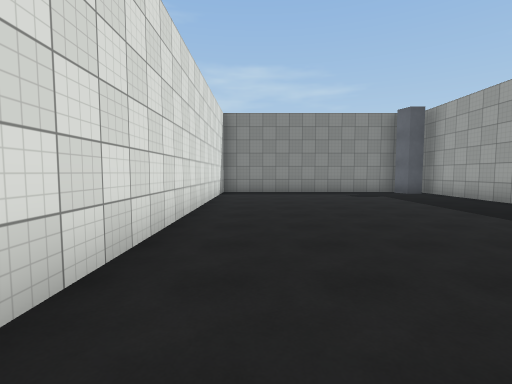
View 1 (above)

17 first-person views from a walk through a 3-D level made in the Unity game engine. The camera is 1.5 m above the floor, tilts 4° down and sees 85° across. The floor is counted in squares, 2 m on a side. Each view is taken from the middle of a square. On the plan, view 1 faces up. The plan holds only what a view shows up to about 10 squares ahead; the rest is blank. The player character is not drawn. Surface patterns are stand-ins for the level's own textures.

View 2
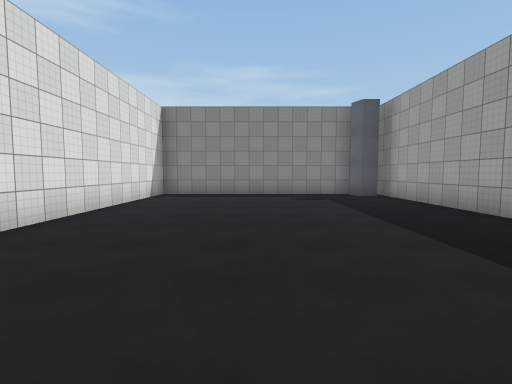

View 3
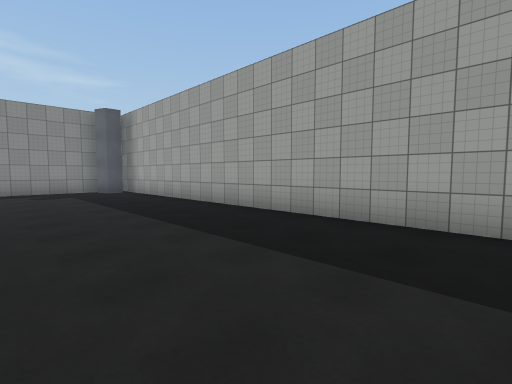

View 4
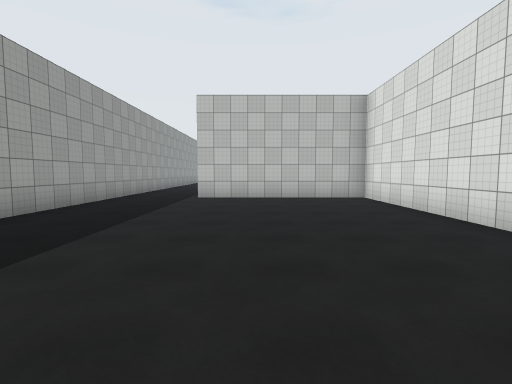

View 5
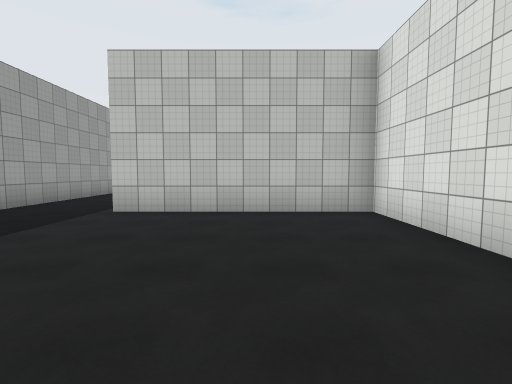

View 6
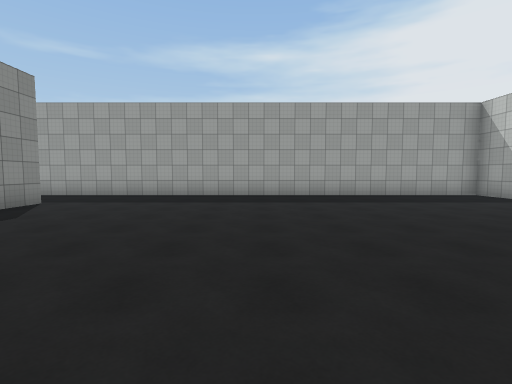

View 7
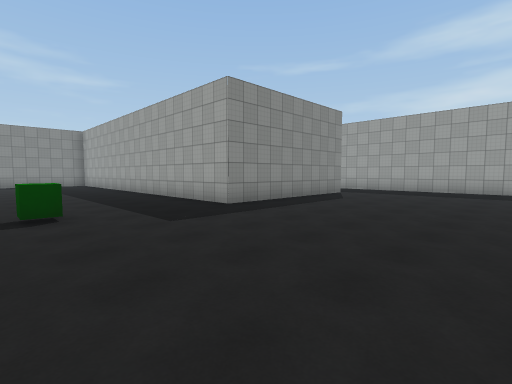

View 8
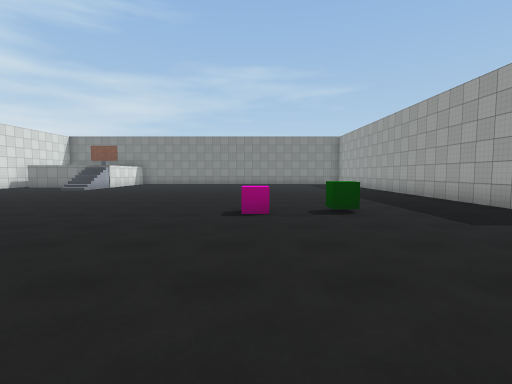

View 9
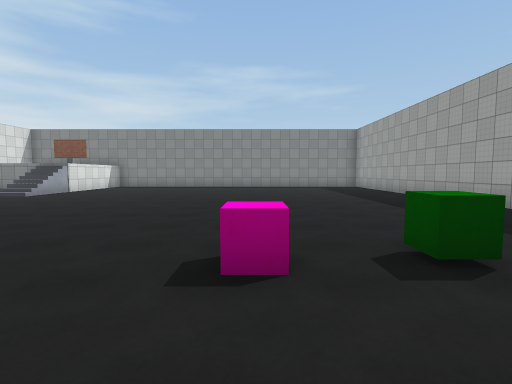

View 10
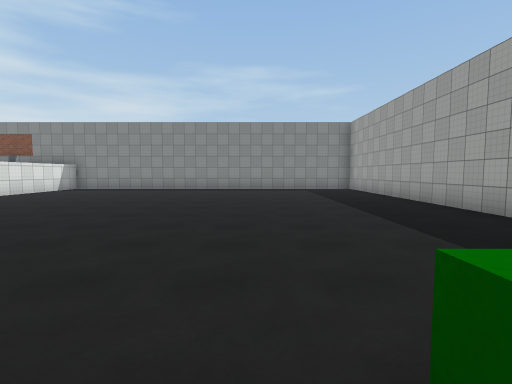

View 11
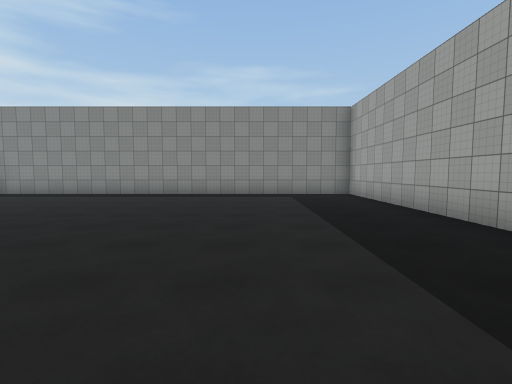

View 12
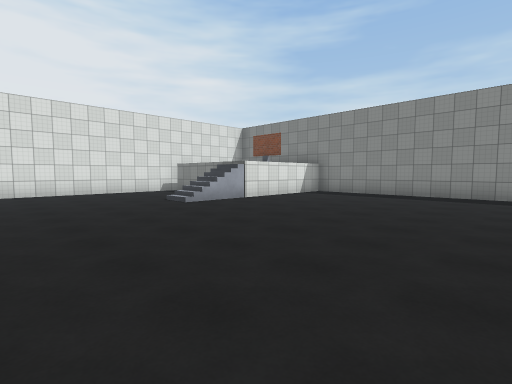

View 13
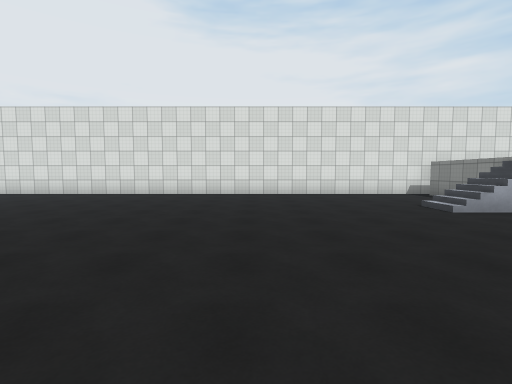

View 14
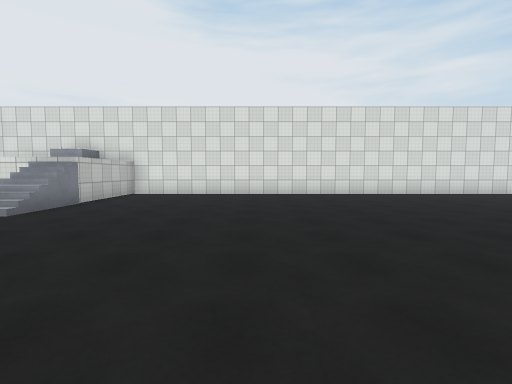

View 15
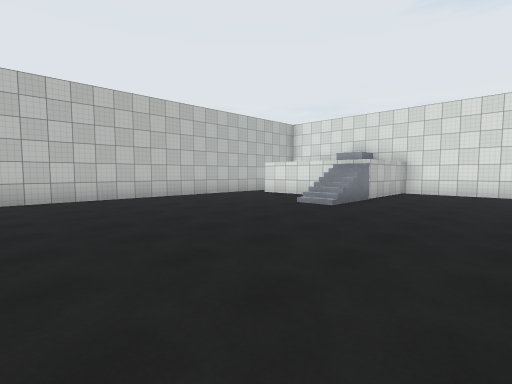

View 16
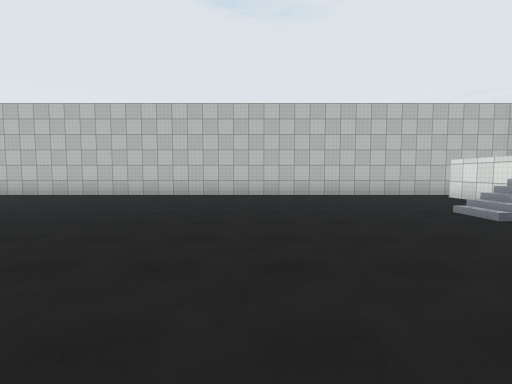

View 17
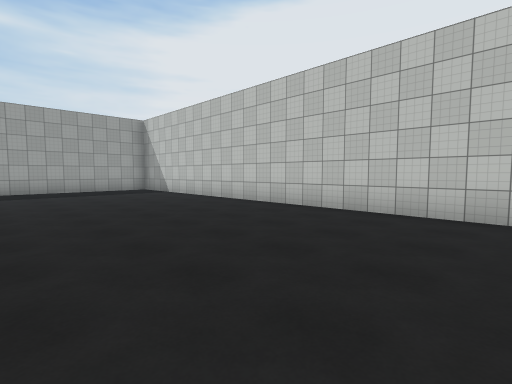

### Floor plan
Ten units are one square. View 1 is at (0, 0); x grows to the right and y downward. Boxes are objects, and circles mark ways between rooms. Rooms are numbered by the first view taken in them; rooms with no view inside come last. Other rooms are left out.
<svg viewBox="-193 -113 260 261">
<path fill="none" stroke="#000" d="M54 -108 -12 -108 -12 13 37 13M62 16 62 -106M37 18 -17 18 -17 -108 -140 -108M-165 143 29 143M-187 -71 -187 134M49 143 62 143 62 16M-188 104 -178 104 -178 115"/>
<rect x="45" y="-105" width="10" height="10" fill="#bbb"><title>other object</title></rect>
<rect x="-75" y="15" width="10" height="10" fill="#bbb"><title>other object</title></rect>
<rect x="-55" y="15" width="10" height="10" fill="#bbb"><title>other object</title></rect>
<circle cx="50" cy="20" r="3" fill="#2a7"/>
<text x="20" y="-50">1</text>
<text x="-80" y="30">2</text>
</svg>
Room 1 opens to room 2.

Where each view was taken, in squares from view 1:
view 1: 0 up, 0 right, facing up
view 2: 1 up, 2 right, facing up
view 3: 1 down, 2 right, facing up-right
view 4: 7 up, 2 right, facing down
view 5: 4 up, 1 right, facing down
view 6: 7 down, 3 left, facing right
view 7: 7 down, 6 left, facing up-right
view 8: 7 down, 7 left, facing up
view 9: 4 down, 7 left, facing up
view 10: 2 down, 6 left, facing up
view 11: 1 up, 5 left, facing up
view 12: 1 up, 8 left, facing up-left
view 13: 1 up, 9 left, facing left
view 14: 5 down, 9 left, facing left
view 15: 6 down, 8 left, facing down-left
view 16: 5 down, 10 left, facing down
view 17: 9 down, 6 left, facing down-right
